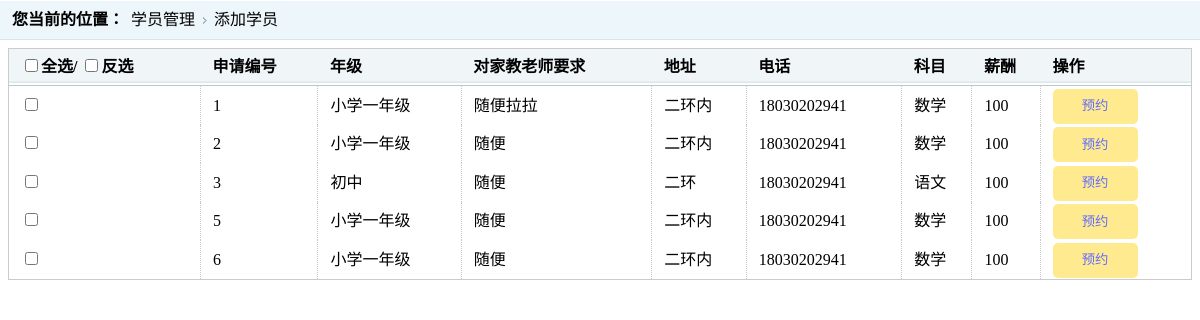
/web/addStudent.php, run on the app's committed database.
### tables this page shows
CREATE TABLE `parentapply` (
  `applyID` int(111) NOT NULL AUTO_INCREMENT,
  `parentID` int(111) NOT NULL,
  `grade` varchar(255) NOT NULL,
  `demand` varchar(255) DEFAULT NULL,
  `address` varchar(255) DEFAULT NULL,
  `phone` varchar(255) DEFAULT NULL,
  `subject` varchar(255) DEFAULT NULL,
  `pay` int(111) DEFAULT NULL,
  `ifPass` int(1) DEFAULT NULL COMMENT '是否经过管理员审核，1为通过，0为不通过',
  `ifReserve` int(1) DEFAULT NULL COMMENT '是否可以预约，1为可以预约，0为被人预约',
  PRIMARY KEY (`applyID`)
);

### controller/checkStuController.php (called while the page is built)
<?php
include '../model/checkStu.php';
$check=new checkStu();
$result=$check->mycheck();

### DBhelper/DBhelper.php (called while the page is built, shortened)
<?php
class DBhelper{
    function __construct()
    {
        $this->servername = "localhost";
        $this->username1 = "root";
        $this->password = "";
        $this->dbname = "test";
        $this->conn = new mysqli($this->servername,$this->username1, $this->password,$this->dbname);
    }
}

### model/checkStu.php (called while the page is built, shortened)
<?php
require '../DBhelper/DBhelper.php';
class checkStu
{
    function connectDB()
    {
        $MyDBhelper = new DBhelper();
        return $MyDBhelper;
    }
    function mycheck()
    {
        $MyDBhelper = $this->connectDB();
            $sql = "select * from parentapply where (ifPass='1') and (ifReserve='1')";
            $result = $MyDBhelper->conn->query($sql);
        return $result;
    }
}

### web/addStudent.php (the view, shortened to what this page needs)
<!DOCTYPE html >
<head>
    <link href="../web/css/layout.css" rel="stylesheet" type="text/css" >
    <link href="../web/css/list.css" rel="stylesheet" type="text/css" >
</head>
<body>
<div class="place"> <span>您当前的位置：</span>
    <ul class="placeul">
        <li><a href="homePage.html">学员管理</a></li>
        <li><a href="#">添加学员</a></li>
    </ul>
</div>
<div class="rightinfo">
    <table class="tablelist">
        <thead>
        <tr>
            <th><input name="checkAll" type="checkbox" id="checkAll" onchange="selectAll()"/>全选/
                <input name="checkOther" type="checkbox" id="checkOther" onchange="selectOther()"/>反选
            </th>
            <th>申请编号</th>
            <th>年级</th>
            <th>对家教老师要求</th>
            <th>地址</th>
            <th>电话</th>
            <th>科目</th>
            <th>薪酬</th>
            <th>操作</th>
        </tr>
        </thead>
        <tbody>
        <?php
            require '../controller/checkStuController.php';
                    while ($a=$result->fetch_assoc()){
                        echo "<tbody>
        <tr>
            <td><input name=\"checkItem\" type=\"checkbox\" value=\"\" /></td>
            <td >".$a['applyID']."</td>
            <td>".$a['grade']."</td>
            <td>".$a['demand']."</td>
            <td>".$a['address']."</td>
            <td>".$a['phone']."</td>
            <td>".$a['subject']."</td>
            <td>".$a['pay']. "</td>
            <td><form action='../controller/addStuController.php' method='get' enctype='multipart/form-data'><input type='hidden' name='yuyue' value='" . $a["applyID"] . "'><input type=\"submit\" id=\"sub1\" name='sub1'  style='width:85px; height: 35px;   line-height: 20px;   padding-left: 5px;border-radius: 5px;border: none;color:#626cff;background:#ffea8f;' value=\"预约\"></td></form>
        </tr>";
                    }
        ?>
        </tbody>
    </table>
</div>
</body>
</html>

### web/css/layout.css (style rules this page uses)
body { font-family:'楷体'; margin:0 auto; }
ul,li { display:block;margin:0;padding:0;list-style:none; }
a,a:focus { text-decoration:none;color:#000;outline:none; }
table { border-collapse:collapse;border-spacing: 0; }
input { font-family:Tahoma,'微软雅黑','宋体'; }
input { border-radius: 30px; border-color: #ccc; border-style:solid; }

### web/css/list.css (style rules this page uses)
.place { height:40px; background:url(../images/righttop.gif) repeat-x; }
.place span { line-height:40px; font-weight:bold;float:left; margin-left:12px; }
.placeul li { float:left; line-height:40px; padding-left:7px; padding-right:12px; background:url(../images/rlist.gif) no-repeat right; }
.placeul li:last-child { background:none; }
.rightinfo { padding:8px; }
.tablelist { border:solid 1px #cbcbcb; width:100%; clear:both; }
.tablelist th { background:url(../images/th.gif)repeat-x; height:34px; line-height:34px; border-bottom:solid 1px #b6cad2; text-indent:11px; text-align:left; }
.tablelist td { line-height:35px; text-indent:11px; border-right: dotted 1px #c7c7c7; }

### data on the page
parentapply: applyID "1", grade "小学一年级", demand "随便拉拉", address "二环内", phone "18030202941", subject "数学", pay "100"
parentapply: applyID "2", grade "小学一年级", demand "随便", address "二环内", phone "18030202941", subject "数学", pay "100"
parentapply: applyID "3", grade "初中", demand "随便", address "二环", phone "18030202941", subject "语文", pay "100"
parentapply: applyID "5", grade "小学一年级", demand "随便", address "二环内", phone "18030202941", subject "数学", pay "100"
parentapply: applyID "6", grade "小学一年级", demand "随便", address "二环内", phone "18030202941", subject "数学", pay "100"
